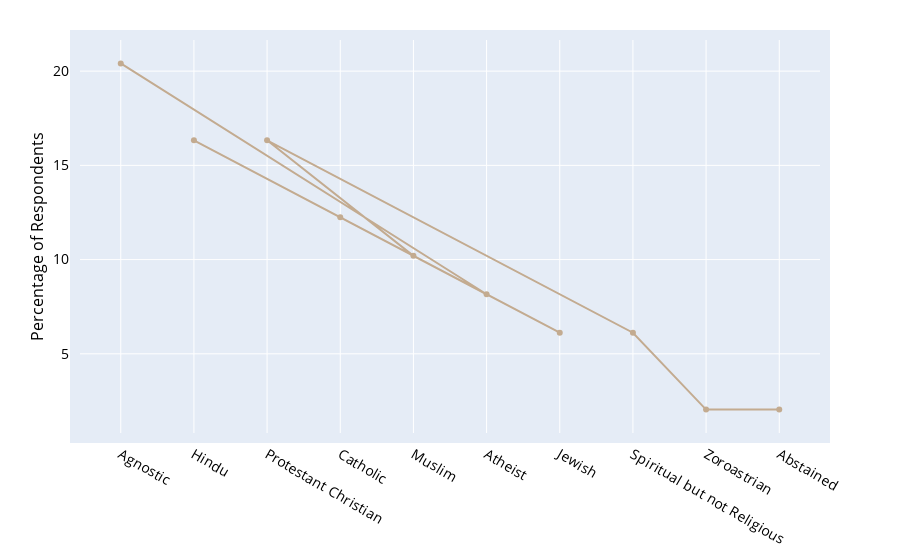

The cell this chart's notebook holds for it:
### Code cell
labels = ['Agnostic', 'Atheist', 'Catholic', 'Hindu', 'Jewish', 'Muslim', 'Protestant Christian', 'Spiritual but not Religious', 'Zoroastrian', 'Abstained']
values = [20.41, 8.16, 12.24, 16.33, 6.12, 10.20, 16.33, 6.12, 2.04, 2.04]

fig = go.Figure(data=[go.Line(y=values, 
                             x=labels, 
                             text=values, 
                             marker_color='rgb(195,171,144)',
                             textfont_color='#000000',
                             textfont_size=16
                             )])
fig.update_layout(
    xaxis=dict(
        color='#000000',
        titlefont_size=16,
        tickfont_size=14
    ), 
    yaxis=dict(
        title='Percentage of Respondents',
        color='#000000',
        titlefont_size=16,
        tickfont_size=14
    ),
    bargap=0.15, 
    margin=dict(l=80, r=80, t=40, b=40, pad=10))
#fig.update_traces(texttemplate='%{text}%', textposition='inside')
iplot(fig)

#fig.write_image("presentationImages/S3_Religion_ComplementaryColors.png", width=800, height=800)

### Figure 1 — Plotly figure (JSON) as saved in the notebook; plotly's stock layout.template omitted (floating-point values rounded to 4 significant figures)
{"data": [{"marker": {"color": "rgb(195,171,144)"}, "text": ["20.41", "8.16", "12.24", "16.33", "6.12", "10.2", "16.33", "6.12", "2.04", "2.04"], "textfont": {"color": "#000000", "size": 16}, "type": "scatter", "x": ["Agnostic", "Atheist", "Catholic", "Hindu", "Jewish", "Muslim", "Protestant Christian", "Spiritual but not Religious", "Zoroastrian", "Abstained"], "y": [20.41, 8.16, 12.24, 16.33, 6.12, 10.2, 16.33, 6.12, 2.04, 2.04]}], "layout": {"bargap": 0.15, "margin": {"b": 40, "l": 80, "pad": 10, "r": 80, "t": 40}, "xaxis": {"categoryorder": "total descending", "color": "#000000", "tickfont": {"size": 14}, "title": {"font": {"size": 16}}}, "yaxis": {"color": "#000000", "tickfont": {"size": 14}, "title": {"font": {"size": 16}, "text": "Percentage of Respondents"}}}}
